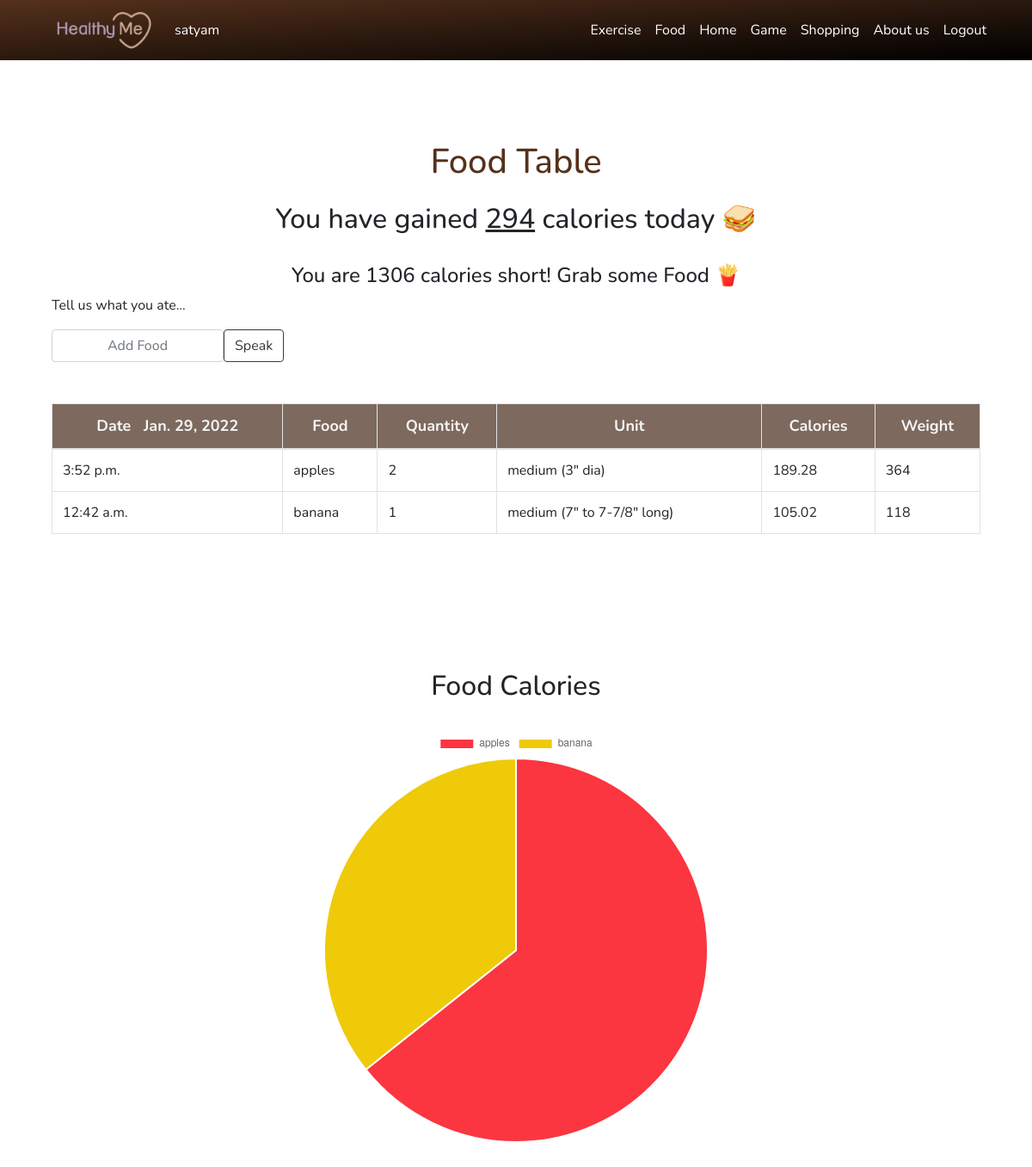
Page /food/ (signed in) on the earlier database version.
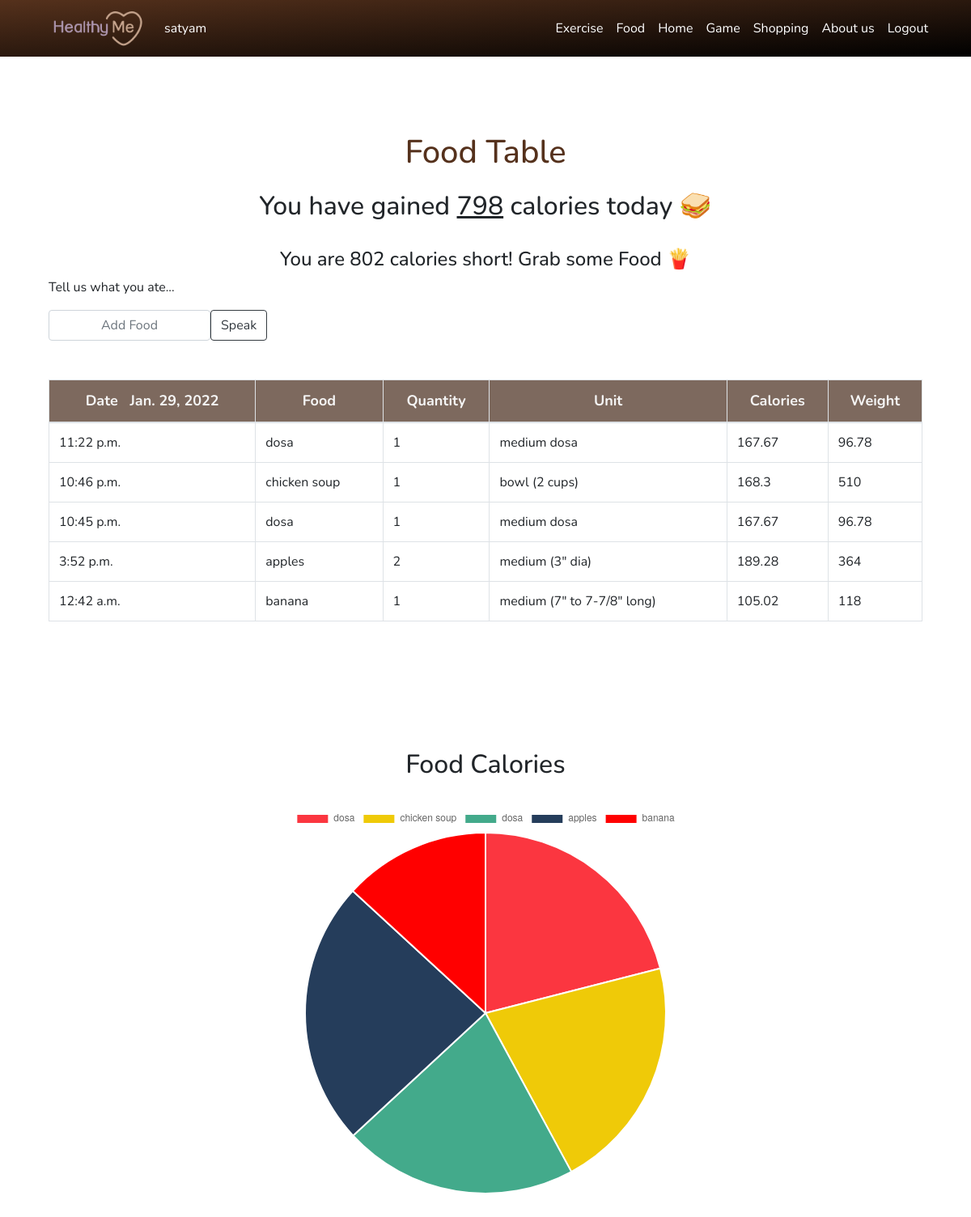
Same page on the later database version.
### foodtracker/models.py (models this page shows, shortened)
class Food(models.Model):
    user = models.ForeignKey(User, on_delete=models.CASCADE)
    time = models.DateTimeField(default=timezone.now)
    qty = models.CharField(max_length=120)
    unit = models.CharField(max_length=120)
    food = models.CharField(max_length=120)
    calories = models.CharField(max_length=120)
    weight = models.CharField(max_length=120)

### foodtracker/views.py (the view)
# urls.py: path('food/', views.food_page, name='food'),
@login_required
def food_page(request):
    food_tables = Food.objects.filter(user=request.user, time__date=datetime.date.today()).order_by('-time')
    total = Food.objects.filter(user=request.user, time__date=datetime.date.today()).aggregate(Sum('calories'))
    labels = []
    data = []
    for food_t in food_tables:
        labels.append(food_t.food)
        data.append(food_t.calories)
    try:
        cal_tot = round(total['calories__sum'])
    except TypeError:
        cal_tot = 0
    if cal_tot > 1600:
        status_text = f'You have consumed {cal_tot - 1600} calories more!!☹ Workout now to control'
    else:
        status_text = f'You are {1600 - cal_tot} calories short! Grab some Food 🍟'
    context = {
        'status_text': status_text,
        'food_tables': food_tables,
        'total_food': cal_tot,
        'today': datetime.date.today(),
        'labels': labels,
        'data': data,
    }
    return render(request, 'foodtracker/food_info.html', context)

### foodtracker/templates/foodtracker/food_info.html (shortened to what this page needs)
{% extends "foodtracker/table_base.html" %}
{% block content %}
    <br>
    <div class="container">
        <h1 style="color: #55311c;margin: auto;text-align: center">
            Food Table
        </h1>
        <div style="text-align: center;">
            <h2>You have gained
                <u>{{ total_food }}</u> calories today 🥪
            </h2>
            <h4 class="text">{{ status_text }}</h4></div>
        <p>Tell us what you ate...</p>
        <div class="input div-inline">
            <form id="food" action="{% url 'add-food' %}" method="post">
                <input type="text" id="output" class="form-control" name='food_text' placeholder="Add Food"
                       aria-label="Username"
                       aria-describedby="basic-addon1">
            </form>
            <button type="button" class="btn btn-outline-dark" onclick="runSpeechRecognition()">Speak</button>
        </div>
        <br><br>
        <table class="table table-bordered">
            <thead>
            <tr>
                <th scope="col">Date &nbsp; {{ today }}</th>
                <th scope="col">Food</th>
                <th scope="col">Quantity</th>
                <th scope="col">Unit</th>
                <th scope="col">Calories</th>
                <th scope="col">Weight</th>
            </tr>
            </thead>
            <tbody>
            {% for food_table in food_tables %}
                <tr>
                    <td>{{ food_table.time|date:"P" }}</td>
                    <td>{{ food_table.food }}</td>
                    <td>{{ food_table.qty }}</td>
                    <td>{{ food_table.unit }}</td>
                    <td>{{ food_table.calories }}</td>
                    <td>{{ food_table.weight }}</td>
                </tr>
            {% endfor %}
            </tbody>
        </table>
    </div>
    <br>
    <br>
    <br>
    <div class="container">
        <div id="we_want">
            {% if total_food > 0 %}
                <div class="chart-wrapper">
                    <center>
                        <h2>Food Calories</h2>
                    </center>
                    <canvas id="myChart1"></canvas>
                </div>
            {% endif %}
            <script>
                let ctx1 = document.getElementById("myChart1").getContext("2d");
                let colorHex1 = ["#FB3640", "#EFCA08", "#43AA8B", "#253D5B", "#ff0000", "#0000ff", "#73ffff", "#fff000", "#f0f0f0"];
                let myChart1 = new Chart(ctx1, {
                    type: "pie",
                    data: {
                        datasets: [
                            {
                                data: {{data|safe}},
                                backgroundColor: colorHex1,
                            },
                        ],
                        labels: {{labels|safe}},
                    },
                    options: {
                        responsive: true,
                        legend: {
                            position: "top",
                        },
                        plugins: {
                            datalabels: {
                                color: "#fff",
                                anchor: "end",
                                align: "start",
                                offset: -10,
                                borderWidth: 5,
                                borderColor: "#fff",
                                borderRadius: 25,
                                backgroundColor: (context) => {
                                    return context.dataset.backgroundColor;
                                },
                                font: {
                                    weight: "bold",
                                    size: "10",
                                },
                                formatter: (value) => {
                                    return value + " %";
                                },
                            },
                        },
                    },
                });
            </script>
        </div>
    </div>
{% endblock %}

### foodtracker/templates/foodtracker/table_base.html (shortened to what this page needs)
{% load static %}
<!DOCTYPE html>
<html lang="en">
<head>
    <link rel="stylesheet" href="https://cdnjs.cloudflare.com/ajax/libs/normalize/5.0.0/normalize.min.css">
    <link rel="stylesheet" href="{% static 'foodtracker/nav.css' %}">
    <link rel="stylesheet" href="{% static 'foodtracker/tables.css' %}">
    <link rel="stylesheet" href="https://stackpath.bootstrapcdn.com/bootstrap/4.1.3/css/bootstrap.min.css"
>
</head>
<body>
<nav class="navbar navbar-expand-lg navbar-dark"
     style="background-image: linear-gradient(to bottom right, #55311c, #000); padding:10px 0;margin-bottom: 70px">
    <div class="container">
        <img src="{% static 'foodtracker/navlogo.png' %}" alt="">
        <div class="collapse navbar-collapse" id="navbarNavAltMarkup">
            {% if user.is_authenticated %}
                <div class="navbar-nav">
                    <a class="nav-item nav-link active" href="{% url 'home-page' %}">{{ user.username }}</a>
                </div>
            {% endif %}
        </div>
        <div class="navbar-collapse collapse w-100 order-3 dual-collapse2">
            <ul class="navbar-nav ml-auto">
                {% if user.is_authenticated %}
                    <li class="nav-item">
                        <a class="nav-link active" href="{% url 'exercise' %}">Exercise</a>
                    </li>
                    <li class="nav-item">
                        <a class="nav-link active" href="{% url 'food' %}">Food</a>
                    </li>
                    <li class="nav-item">
                        <a class="nav-link active" href="{% url 'home-page' %}">Home</a>
                    </li>
                    <li class="nav-item">
                        <a class="nav-link active" href="https://durveshnp.github.io/Game-CSI-SPIT-Hackathon/">Game</a>
                    </li>
                    <li class="nav-item">
                        <a class="nav-link active" href="{% url 'shopping' %}">Shopping</a>
                    </li>
                    <li class="nav-item">
                        <a class="nav-link active" href="{% url 'team' %}">About us</a>
                    </li>
                    <li class="nav-item">
                        <a class="nav-link active" href="{% url 'logout' %}">Logout</a>
                    </li>
                {% else %}
                    <li class="nav-item">
                        <a class="nav-link active" href="{% url 'launch-page' %}">Login</a>
                    </li>
                {% endif %}
            </ul>
        </div>
    </div>
</nav>
<main role="main" class="container">
    {% block content %}{% endblock %}
</main>
</body>

### foodtracker/static/foodtracker/nav.css (style rules this page uses)
* { font-family: "Nunito", sans-serif; }
.order-3 { margin-left: 3%; }
nav img { width: 150px; }

### foodtracker/static/foodtracker/tables.css (style rules this page uses)
.container h1, h2 { padding-bottom: 3vh; }
thead { background-color: #7d695e; color: whitesmoke; text-align: center; font-weight: 500; font-size: large; }
.div-inline { display: flex; flex-flow: row wrap; align-items: right; }
input { max-width: 200px; text-align: center; margin: auto; align-items: center; }
button { margin-right: auto; margin-left: 0.8vw; }
.btn-outline-dark { border-color: #7d695e; border-width: 2px; border-radius: 20%; }
.chart-wrapper { width: 120vh; margin: 70px auto; }
#we_want { display: flex; }

Differences in the rows shown:
added Food: time "11:22 p.m.", food "dosa", qty "1", unit "medium dosa", calories "167.67", weight "96.78"
added Food: time "10:46 p.m.", food "chicken soup", qty "1", unit "bowl (2 cups)", calories "168.3", weight "510"
added Food: time "10:45 p.m.", food "dosa", qty "1", unit "medium dosa", calories "167.67", weight "96.78"
Other differences:
{{ total_food }}: "294" → "798"
{{ status_text }}: "You are 1306 calories short! Grab some Food 🍟" → "You are 802 calories short! Grab some Food 🍟"
chart data {{ data|safe }}: ['189.28', '105.02'] → ['167.67', '168.3', '167.67', '189.28', '105.02']
chart data {{ labels|safe }}: ['apples', 'banana'] → ['dosa', 'chicken soup', 'dosa', 'apples', 'banana']
